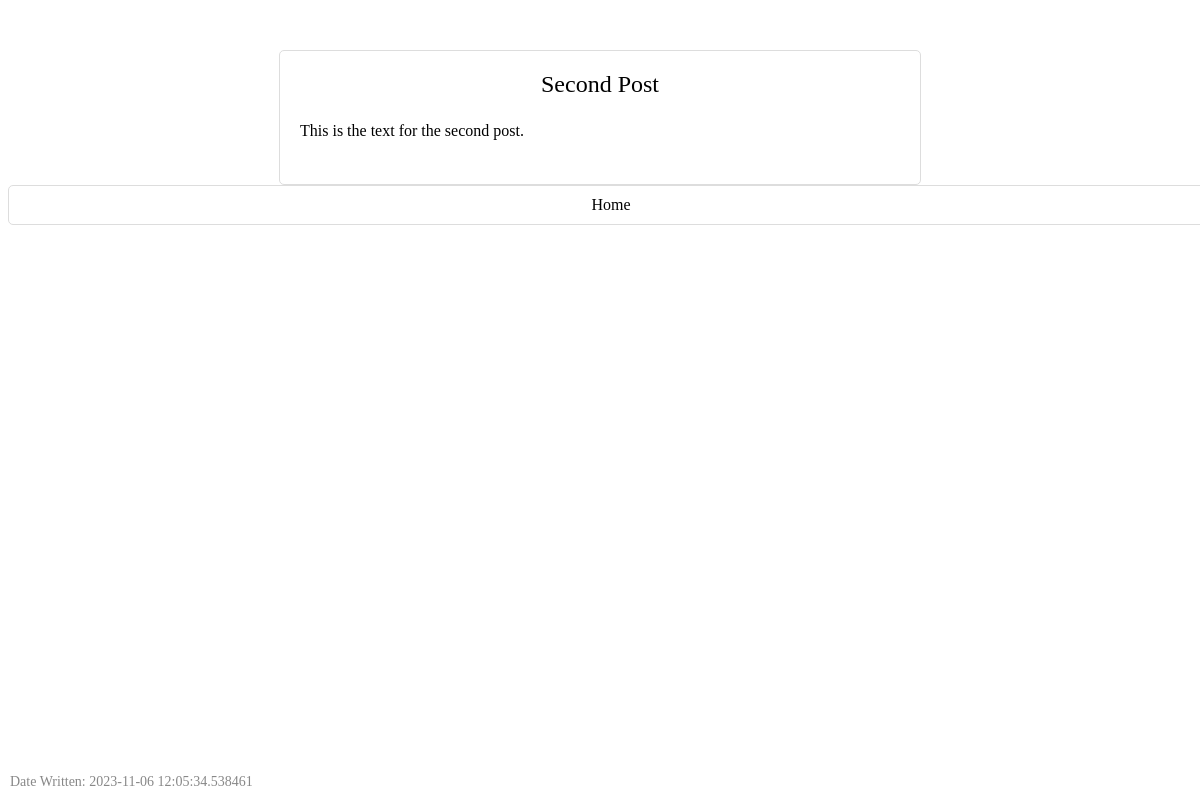
/Posts?id=2&title=Second+Post, run on an earlier commit of the app's database.
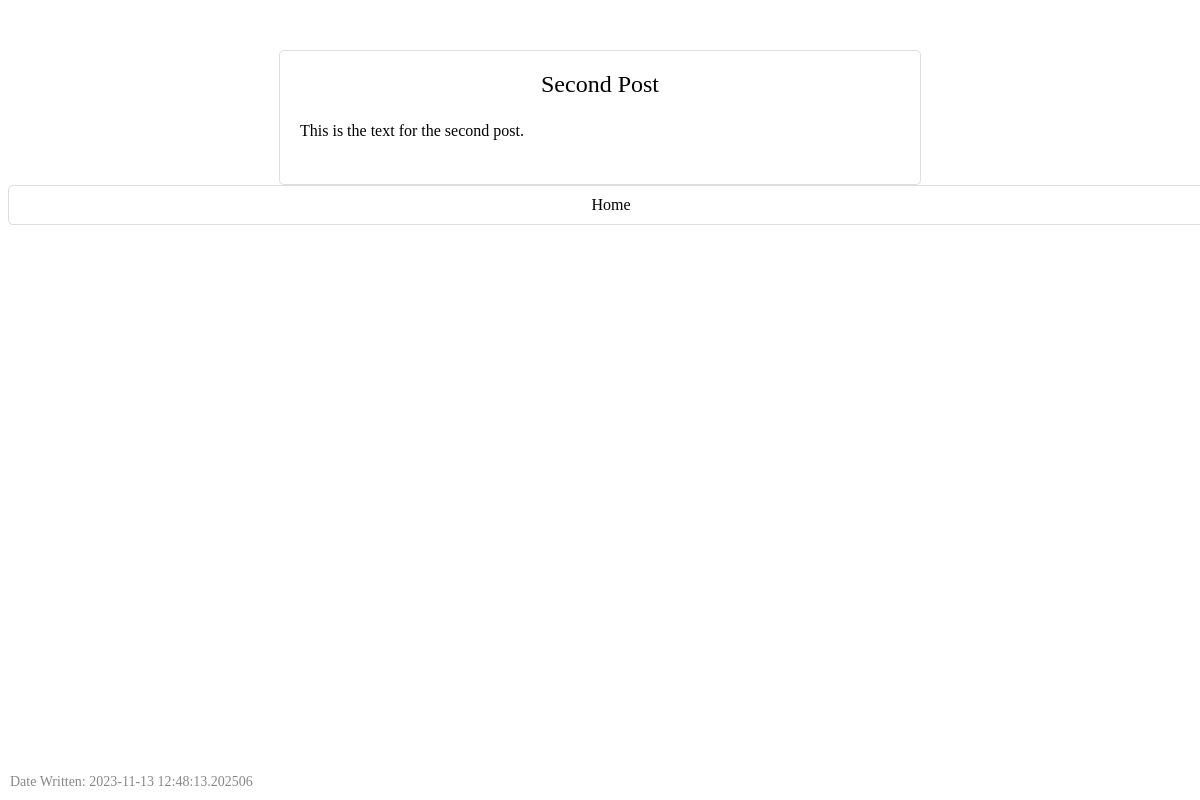
And on a later commit of the database.
### tables this page shows
CREATE TABLE posts (
             id INTEGER PRIMARY KEY,
             title TEXT NOT NULL,
             text TEXT NOT NULL,
             date TEXT NOT NULL
         );

### app.py (the view)
@app.route('/Posts', methods=['GET', 'POST'])
def all_posts():
    title = request.args.get('title')
    post_id = request.args.get('id')
    con = sqlite3.connect("Blog.db")
    curs = con.cursor()
    curs.execute("SELECT * FROM posts WHERE title=? AND id=?", (title, post_id))
    data = curs.fetchone()
    con.close()
    return render_template('Posts.html', data=data)

### templates/Posts.html (shortened to what this page needs)
<!DOCTYPE html>
<html>
<head>
</head>
<body>
    <div class="post">
        <div class="title">{{ data[1] |safe }}</div>
        <div class="text">{{ data[2] | safe }}</div>
        <div class="date">Date Written: {{ data[3] }}</div>
    </div>
        <a class="back-btn" href="{{ url_for('home') }}">Home</a>
</body>
</html>

### templates/Posts.html (style rules this page uses)
.post { max-width: 600px; margin: auto; padding: 20px; border: 1px solid #ddd; border-radius: 5px; margin-top: 50px; }
.title { text-align: center; font-size: 24px; margin-bottom: 20px; }
.text { font-size: 16px; line-height: 1.6; margin-bottom: 20px; }
.date { position: absolute; bottom: 10px; left: 10px; font-size: 14px; color: #888; }
.back-btn { width: 100%; padding: 10px; border-radius: 5px; border: 1px solid #ddd; background-color: white; color: black; font-size: 16px; cursor: pointer; text-align: center; text-decoration: none; display: block; }

What changed in the data, as far as the page shows it:
changed posts "Second Post": date "2023-11-06 12:05:34.538461" → "2023-11-13 12:48:13.202506"
